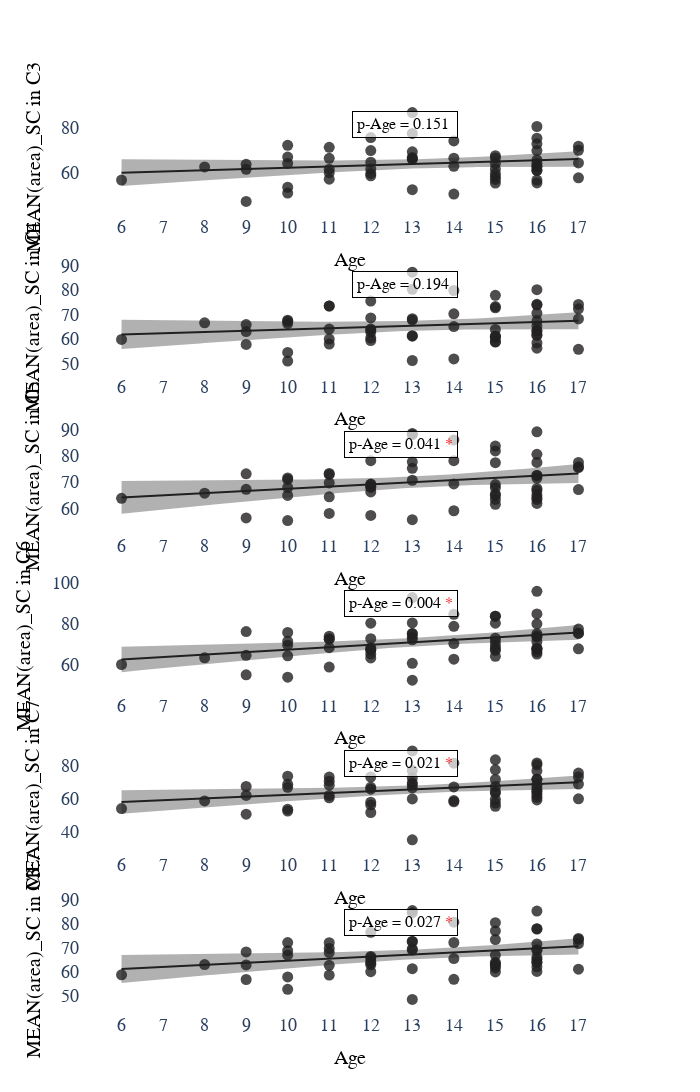

Here is the notebook cell this chart was saved with:
### Code cell
plot_CSA_per_label(df_GM_WM_SC, 'SC')
